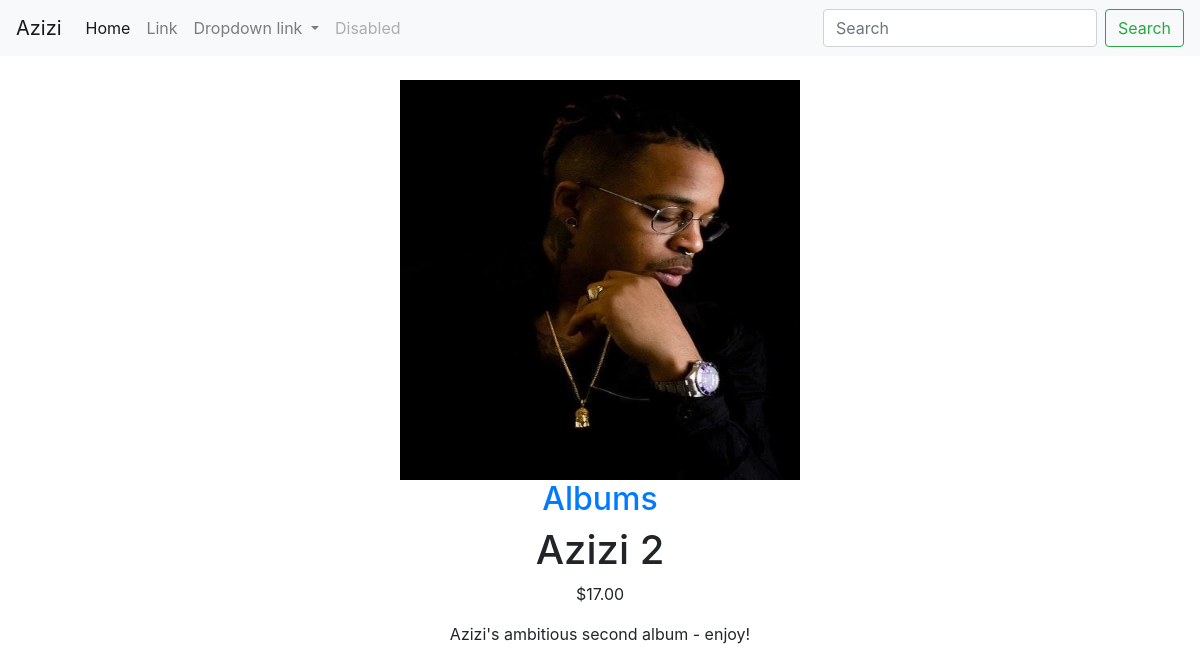
Page /3/azizi-2/ on the committed database.
### shop/models.py (models this page shows, shortened)
class Product(models.Model):
    category = models.ForeignKey(Category, on_delete=models.CASCADE, related_name='products')
    name = models.CharField(max_length=200, db_index=True)
    slug = models.SlugField(max_length=200, db_index=True)
    image = models.ImageField(upload_to='products/%Y/%m/%d', blank=True)
    description = models.TextField(blank=True)
    price = models.DecimalField(max_digits=10, decimal_places=2)
    stock = models.PositiveIntegerField()
    available = models.BooleanField(default=True)
    created = models.DateTimeField(auto_now_add=True)
    updated = models.DateTimeField(auto_now=True)
    class Meta:
        ordering = ('-created',)
        index_together = (('id', 'slug'),)

class Category(models.Model):
    name = models.CharField(max_length=200, db_index=True)
    slug = models.SlugField(max_length=200, db_index=True, unique=True)
    class Meta:
        ordering = ('name',)
        verbose_name = 'category'
        verbose_name_plural = 'categories'
    def __str__(self):
        return self.name
    def get_absolute_url(self):
        return reverse('shop:product_list_by_category', args=[self.slug])

### shop/views.py (the view)
# urls.py: url(r'^(?P<id>\d+)/(?P<slug>[-\w]+)/$', views.product_detail, name='product_detail'),
def product_detail(request, id, slug):
    product = get_object_or_404(Product, id=id, slug=slug, available=True)
    return render(request, 'shop/product/detail.html', {'product' : product})

### shop/templates/shop/product/detail.html (shortened to what this page needs)
{% extends "shop/base.html" %}
{% load static %}
{% block content %}
    <center>
    <div class="product-detail">
    <br>
        {% if product.image.size > 1 %}
            <img src="{{ product.image.url }}" style="height:400px;width:400px;">
        {% else %}
            <img src="{% static "shop/nothing.png" %}">
        {% endif %}
        <h2><a href="{{ product.category.get_absolute_url }}">{{ product.category }}</a></h>
        <h1>{{ product.name }}</h1>
        <p class="price">${{ product.price }}</p>
        {{ product.description|linebreaks }}
    </div>
    </center>
{% endblock %}

### rows in the picture
Product: image (picture), category "Albums", name "Azizi 2", price "17.00", description "Azizi's ambitious second album - enjoy!"
